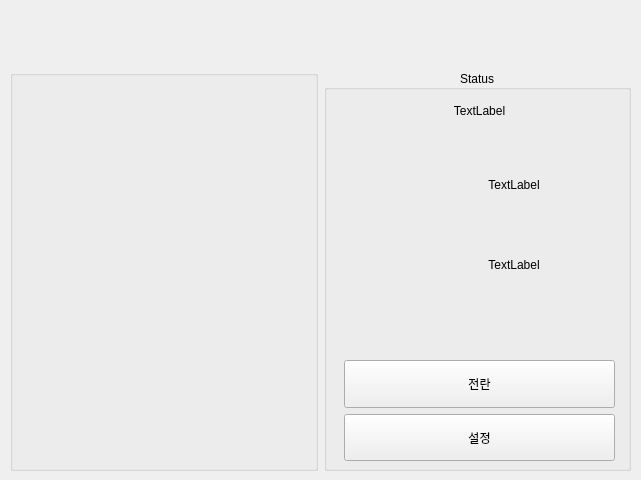
<?xml version="1.0" encoding="UTF-8"?>
<ui version="4.0">
 <class>Form</class>
 <widget class="QWidget" name="Form">
  <property name="geometry">
   <rect>
    <x>0</x>
    <y>0</y>
    <width>641</width>
    <height>480</height>
   </rect>
  </property>
  <property name="windowTitle">
   <string>Form</string>
  </property>
  <property name="styleSheet">
   <string notr="true"/>
  </property>
  <widget class="QLabel" name="lb_wifi">
   <property name="geometry">
    <rect>
     <x>573</x>
     <y>10</y>
     <width>51</width>
     <height>51</height>
    </rect>
   </property>
   <property name="text">
    <string/>
   </property>
   <property name="textFormat">
    <enum>Qt::PlainText</enum>
   </property>
   <property name="pixmap">
    <pixmap>wifi_on.png</pixmap>
   </property>
   <property name="scaledContents">
    <bool>true</bool>
   </property>
   <property name="alignment">
    <set>Qt::AlignCenter</set>
   </property>
  </widget>
  <widget class="QWidget" name="">
   <property name="geometry">
    <rect>
     <x>10</x>
     <y>70</y>
     <width>621</width>
     <height>401</height>
    </rect>
   </property>
   <layout class="QGridLayout" name="gridLayout">
    <item row="0" column="0">
     <widget class="QGroupBox" name="groupBox">
      <property name="title">
       <string/>
      </property>
      <property name="alignment">
       <set>Qt::AlignCenter</set>
      </property>
     </widget>
    </item>
    <item row="0" column="1">
     <widget class="QGroupBox" name="groupBox_2">
      <property name="title">
       <string>Status</string>
      </property>
      <property name="alignment">
       <set>Qt::AlignCenter</set>
      </property>
      <widget class="QLabel" name="lb_on">
       <property name="geometry">
        <rect>
         <x>10</x>
         <y>80</y>
         <width>70</width>
         <height>70</height>
        </rect>
       </property>
       <property name="sizePolicy">
        <sizepolicy hsizetype="Fixed" vsizetype="Fixed">
         <horstretch>0</horstretch>
         <verstretch>0</verstretch>
        </sizepolicy>
       </property>
       <property name="text">
        <string/>
       </property>
       <property name="pixmap">
        <pixmap>ondo.png</pixmap>
       </property>
       <property name="scaledContents">
        <bool>true</bool>
       </property>
       <property name="alignment">
        <set>Qt::AlignCenter</set>
       </property>
      </widget>
      <widget class="QLabel" name="lb_suep">
       <property name="geometry">
        <rect>
         <x>10</x>
         <y>160</y>
         <width>70</width>
         <height>70</height>
        </rect>
       </property>
       <property name="sizePolicy">
        <sizepolicy hsizetype="Fixed" vsizetype="Fixed">
         <horstretch>0</horstretch>
         <verstretch>0</verstretch>
        </sizepolicy>
       </property>
       <property name="text">
        <string/>
       </property>
       <property name="pixmap">
        <pixmap>suepdo.png</pixmap>
       </property>
       <property name="scaledContents">
        <bool>true</bool>
       </property>
       <property name="alignment">
        <set>Qt::AlignCenter</set>
       </property>
      </widget>
      <widget class="QLabel" name="lb_nowdate">
       <property name="geometry">
        <rect>
         <x>20</x>
         <y>20</y>
         <width>271</width>
         <height>41</height>
        </rect>
       </property>
       <property name="text">
        <string>TextLabel</string>
       </property>
       <property name="alignment">
        <set>Qt::AlignCenter</set>
       </property>
      </widget>
      <widget class="QLabel" name="label">
       <property name="geometry">
        <rect>
         <x>90</x>
         <y>80</y>
         <width>200</width>
         <height>70</height>
        </rect>
       </property>
       <property name="sizePolicy">
        <sizepolicy hsizetype="Preferred" vsizetype="Fixed">
         <horstretch>0</horstretch>
         <verstretch>0</verstretch>
        </sizepolicy>
       </property>
       <property name="text">
        <string>TextLabel</string>
       </property>
       <property name="alignment">
        <set>Qt::AlignCenter</set>
       </property>
      </widget>
      <widget class="QLabel" name="label_2">
       <property name="geometry">
        <rect>
         <x>90</x>
         <y>160</y>
         <width>200</width>
         <height>70</height>
        </rect>
       </property>
       <property name="sizePolicy">
        <sizepolicy hsizetype="Preferred" vsizetype="Fixed">
         <horstretch>0</horstretch>
         <verstretch>0</verstretch>
        </sizepolicy>
       </property>
       <property name="text">
        <string>TextLabel</string>
       </property>
       <property name="alignment">
        <set>Qt::AlignCenter</set>
       </property>
      </widget>
      <widget class="QWidget" name="">
       <property name="geometry">
        <rect>
         <x>20</x>
         <y>290</y>
         <width>271</width>
         <height>101</height>
        </rect>
       </property>
       <layout class="QVBoxLayout" name="verticalLayout">
        <item>
         <widget class="QPushButton" name="btn_roll">
          <property name="sizePolicy">
           <sizepolicy hsizetype="Preferred" vsizetype="Preferred">
            <horstretch>0</horstretch>
            <verstretch>0</verstretch>
           </sizepolicy>
          </property>
          <property name="text">
           <string>전란</string>
          </property>
         </widget>
        </item>
        <item>
         <widget class="QPushButton" name="btn_setting">
          <property name="sizePolicy">
           <sizepolicy hsizetype="Preferred" vsizetype="Preferred">
            <horstretch>0</horstretch>
            <verstretch>0</verstretch>
           </sizepolicy>
          </property>
          <property name="text">
           <string>설정</string>
          </property>
         </widget>
        </item>
       </layout>
      </widget>
     </widget>
    </item>
   </layout>
  </widget>
 </widget>
 <resources/>
 <connections/>
</ui>
